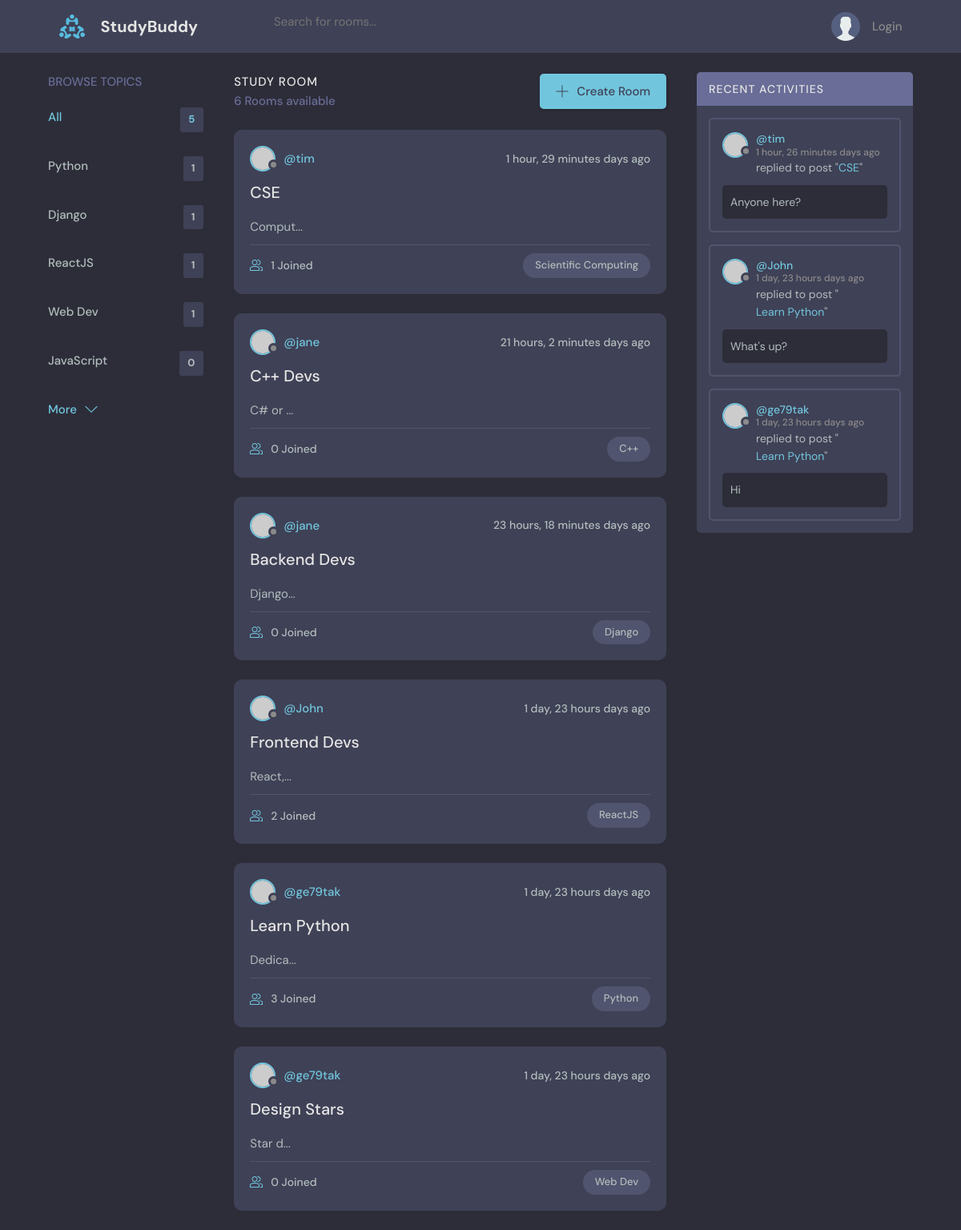
The page / on the database its author committed.
### base/models.py (models this page shows, shortened)
class Topic(models.Model):
    name = models.CharField(max_length=200)

class Room(models.Model):
    host = models.ForeignKey(User, on_delete=models.SET_NULL, null=True)
    topic = models.ForeignKey(Topic, on_delete=models.SET_NULL, null=True)
    name = models.CharField(max_length=200)
    description = models.TextField(null=True, blank=True)
    participants = models.ManyToManyField(
        User, related_name='participants', blank=True)
    updated = models.DateTimeField(auto_now=True)
    created = models.DateTimeField(auto_now_add=True)
    class Meta:
        ordering = ['-updated', '-created']
    def describe(self):
        return f"{self.description[:6]}..."
    def __str__(self):
        return self.name

class Message(models.Model):
    user = models.ForeignKey(User, on_delete=models.CASCADE)
    room = models.ForeignKey(Room, on_delete=models.CASCADE)
    body = models.TextField()
    updated = models.DateTimeField(auto_now=True)
    created = models.DateTimeField(auto_now_add=True)
    class Meta:
        ordering = ['-updated', '-created']

### base/views.py (the view)
# urls.py: path("", views.home, name="home"),
def home(request):
    q = request.GET.get('q') if request.GET.get('q') != None else ''
    rooms = Room.objects.filter(
        Q(topic__name__icontains=q) |
        Q(name__icontains=q) |
        Q(description__icontains=q)
    )
    topics = Topic.objects.all()[:5]
    room_count = rooms.count()
    room_messages = Message.objects.filter(
        Q(room__name__icontains=q)
    )
    context = {
        'rooms': rooms,
        'topics': topics,
        'room_count': room_count,
        'room_messages': room_messages
    }
    return render(request, "base/home.html", context)

### base/templates/base/home.html (shortened to what this page needs)
{% extends 'main.html' %} {% block content %}
<main class="layout layout--3">
  <div class="container">
    {% include 'base/topics_component.html' %}
    <div class="roomList">
      <div class="roomList__header">
        <div>
          <h2>Study Room</h2>
          <p>{{room_count}} Rooms available</p>
        </div>
        <a class="btn btn--main" href="{% url 'create-room' %}">
          <svg
            version="1.1"
            xmlns="http://www.w3.org/2000/svg"
            width="32"
            height="32"
            viewBox="0 0 32 32"
          >
            <title>add</title>
            <path
              d="M16.943 0.943h-1.885v14.115h-14.115v1.885h14.115v14.115h1.885v-14.115h14.115v-1.885h-14.115v-14.115z"
            ></path>
          </svg>
          Create Room
        </a>
      </div>
      {% include 'base/feed_component.html' %}
    </div>
    {% include 'base/activity_component.html' %}
  </div>
</main>
{% endblock %}

### base/templates/base/topics_component.html
<div class="topics">
  <div class="topics__header">
    <h2>Browse Topics</h2>
  </div>
  <ul class="topics__list">
    <li>
      <a href="{% url 'home' %}" class="active"
        >All <span>{{topics.count}}</span></a
      >
    </li>
    {% for topic in topics %}
    <li>
      <a href="{% url 'home' %}?q={{topic.name}}"
        >{{topic.name}} <span>{{topic.room_set.all.count}}</span></a
      >
    </li>
    {% endfor %}
  </ul>
  <a class="btn btn--link" href="{% url 'topics' %}">
    More
    <svg
      version="1.1"
      xmlns="http://www.w3.org/2000/svg"
      width="32"
      height="32"
      viewBox="0 0 32 32"
    >
      <title>chevron-down</title>
      <path d="M16 21l-13-13h-3l16 16 16-16h-3l-13 13z"></path>
    </svg>
  </a>
</div>

### base/templates/base/feed_component.html (shortened to what this page needs)
{% for room in rooms %}
<div class="roomListRoom">
  <div class="roomListRoom__header">
    <a
      href="{% url 'user-profile' room.host.id %}"
      class="roomListRoom__author"
    >
      <div class="avatar avatar--small">
        <img src="https://randomuser.me/api/portraits/women/11.jpg" />
      </div>
      <span>@{{room.host.username}}</span>
    </a>
    <div class="roomListRoom__actions">
      <span>{{room.created|timesince}} days ago</span>
    </div>
  </div>
  <div class="roomListRoom__content">
    <a href="{% url 'room' room.id %}">{{room.name}}</a>
    <p>{{room.describe}}</p>
  </div>
  <div class="roomListRoom__meta">
    <a href="{% url 'room' room.id %}" class="roomListRoom__joined">
      {{room.participants.all.count}} Joined
    </a>
    <p class="roomListRoom__topic">{{room.topic.name}}</p>
  </div>
</div>
{% endfor %}

### base/templates/base/activity_component.html (shortened to what this page needs)
<div class="activities">
  <div class="activities__header">
    <h2>Recent Activities</h2>
  </div>
  {% for message in room_messages %}
  <div class="activities__box">
    <div class="activities__boxHeader roomListRoom__header">
      <a
        href="{% url 'user-profile' message.user.id %}"
        class="roomListRoom__author"
      >
        <div class="avatar avatar--small">
          <img src="https://randomuser.me/api/portraits/women/11.jpg" />
        </div>
        <p>
          @{{message.user}}
          <span>{{message.created|timesince}} days ago</span>
        </p>
      </a>
    </div>
    <div class="activities__boxContent">
      <p>
        replied to post "<a href="{% url 'room' message.room.id %}"
          >{{message.room}}</a
        >"
      </p>
      <div class="activities__boxRoomContent">{{message.body}}</div>
    </div>
  </div>
  {% endfor %}
</div>

### rows shown on the page
Topic: name "Python", room_set.all.count "1"
Topic: name "Django", room_set.all.count "1"
Topic: name "ReactJS", room_set.all.count "1"
Topic: name "Web Dev", room_set.all.count "1"
Topic: name "JavaScript", room_set.all.count "0"
Room: host.username "tim", created "1 hour, 29 minutes", name "CSE", describe "Comput...", participants.all.count "1", topic.name "Scientific Computing"
Room: host.username "jane", created "21 hours, 2 minutes", name "C++ Devs", describe "C# or ...", participants.all.count "0", topic.name "C++"
Room: host.username "jane", created "23 hours, 18 minutes", name "Backend Devs", describe "Django...", participants.all.count "0", topic.name "Django"
Room: host.username "John", created "1 day, 23 hours", name "Frontend Devs", describe "React,...", participants.all.count "2", topic.name "ReactJS"
Room: host.username "ge79tak", created "1 day, 23 hours", name "Learn Python", describe "Dedica...", participants.all.count "3", topic.name "Python"
Room: host.username "ge79tak", created "1 day, 23 hours", name "Design Stars", describe "Star d...", participants.all.count "0", topic.name "Web Dev"
Message: user "tim", created "1 hour, 26 minutes", room "CSE", body "Anyone here?"
Message: user "John", created "1 day, 23 hours", room "Learn Python", body "What's up?"
Message: user "ge79tak", created "1 day, 23 hours", room "Learn Python", body "Hi"

### other values the page prints
{{ topics.count }} "5"
{{ room_count }} "6"
